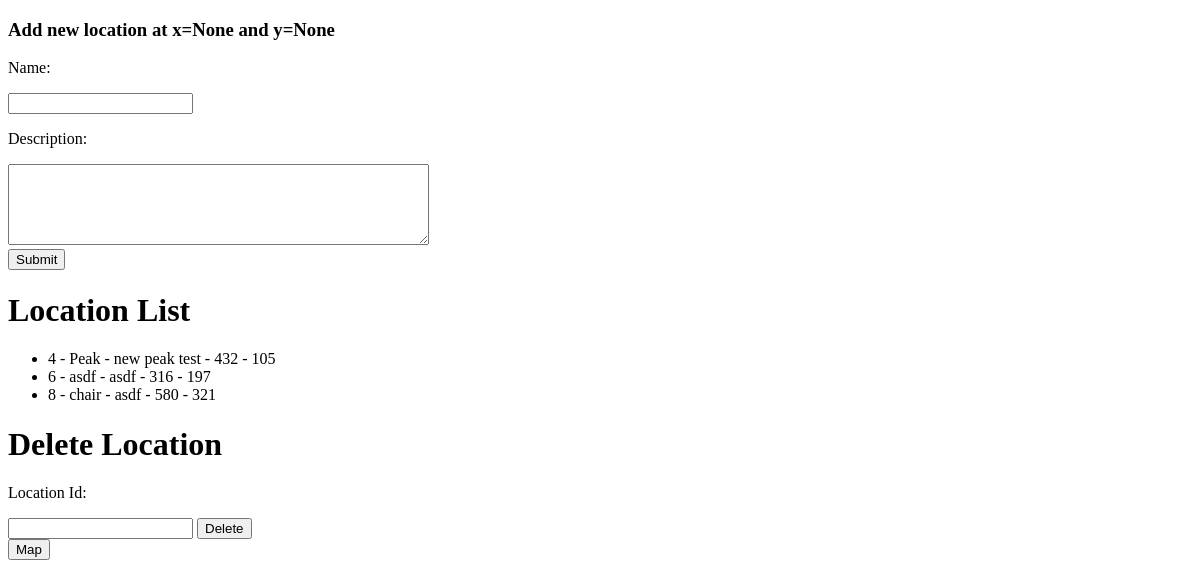
The app's page /AddLocation, older data.
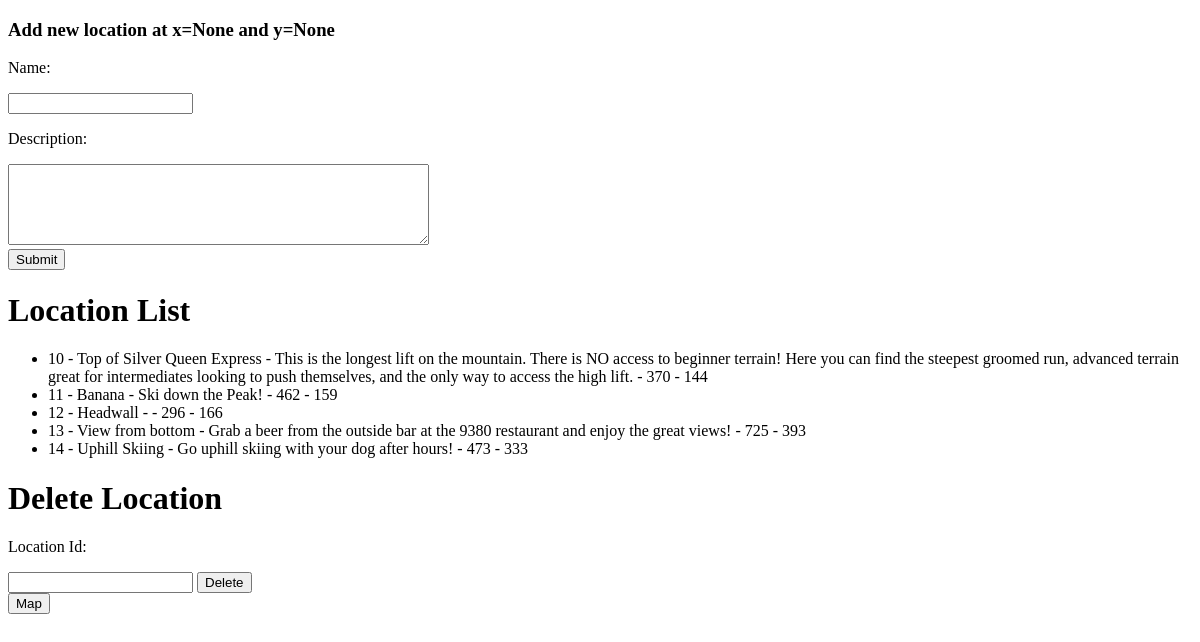
The same page, newer data.
### tables this page shows
CREATE TABLE locations
(
    [location_id] integer PRIMARY KEY AUTOINCREMENT,
    [location_name] text NOT NULL,
    [location_description] text NOT NULL,
    [location_x] text NOT NULL,
    [location_y] text NOT NULL
);

### main.py (the view)
@app.route('/AddLocation')
def addLocation():
    global x, y
    x = request.args.get('x')
    y = request.args.get('y')
    db = connect_db()
    cur = db.execute("select * from locations")
    entries = [dict(location_id=row[0], location_name=row[1], location_description=row[2], location_x=row[3], location_y=row[4]) for row in cur.fetchall()]
    cur = db.execute("select * from pictures")
    pictures = [dict(location_id=row[1], file_location=row[2]) for row in cur.fetchall()]
    db.close()
    return render_template('AddLocation.html', entries=entries, pictures=pictures, x=x, y=y)

### main.py (called while the page is built)
def connect_db():
    return sqlite3.connect(DATABASE)

### templates/AddLocation.html (shortened to what this page needs)
<!DOCTYPE html>
<html lang="en">
<head>
</head>
<body>
    <form action="/LocationAdded" method="get">
        <h3>Add new location at x={{ x }} and y={{ y }}</h3>
        <p>Name:</p><input type="text" name="location_name">
        <br/>
        <p>Description:</p><textarea name="location_description" cols="50" rows="5"></textarea>
        <br/>
        <input type="submit" value="Submit"/>
    </form>
    <h1>Location List</h1>
    <ul>
        {% for entry in entries %}
        <li>
            {{ entry.location_id }} - {{ entry.location_name }} - {{ entry.location_description }} - {{ entry.location_x }} - {{ entry.location_y }}
        </li>
        {% else %}
        <li>No Locations</li>
        {% endfor %}
    </ul>
    <form action="/DeleteLocation">
        <h1>Delete Location</h1>
        <p>Location Id:</p><input type="number" name="location_id"/>
        <input type="submit" value="Delete">
    </form>
    <form action="/">
            <input type="submit" value="Map">
    </form>
</body>
</html>

Row changes from the older to the newer data that the page shows:
removed locations: location_id "4", location_name "Peak", location_description "new peak test", location_x "432", location_y "105"
removed locations: location_id "6", location_name "asdf", location_description "asdf", location_x "316", location_y "197"
removed locations: location_id "8", location_name "chair", location_description "asdf", location_x "580", location_y "321"
added locations: location_id "10", location_name "Top of Silver Queen Express", location_description "This is the longest lift on the mountain. There is NO access to beginner terrain! Here you can find the steepest groomed run, advanced terrain great for intermediates looking to push themselves, and the only way to access the high lift.", location_x "370", location_y "144"
added locations: location_id "11", location_name "Banana", location_description "Ski down the Peak!", location_x "462", location_y "159"
added locations: location_id "12", location_name "Headwall", location_x "296", location_y "166"
added locations: location_id "13", location_name "View from bottom", location_description "Grab a beer from the outside bar at the 9380 restaurant and enjoy the great views!", location_x "725", location_y "393"
added locations: location_id "14", location_name "Uphill Skiing", location_description "Go uphill skiing with your dog after hours!", location_x "473", location_y "333"
